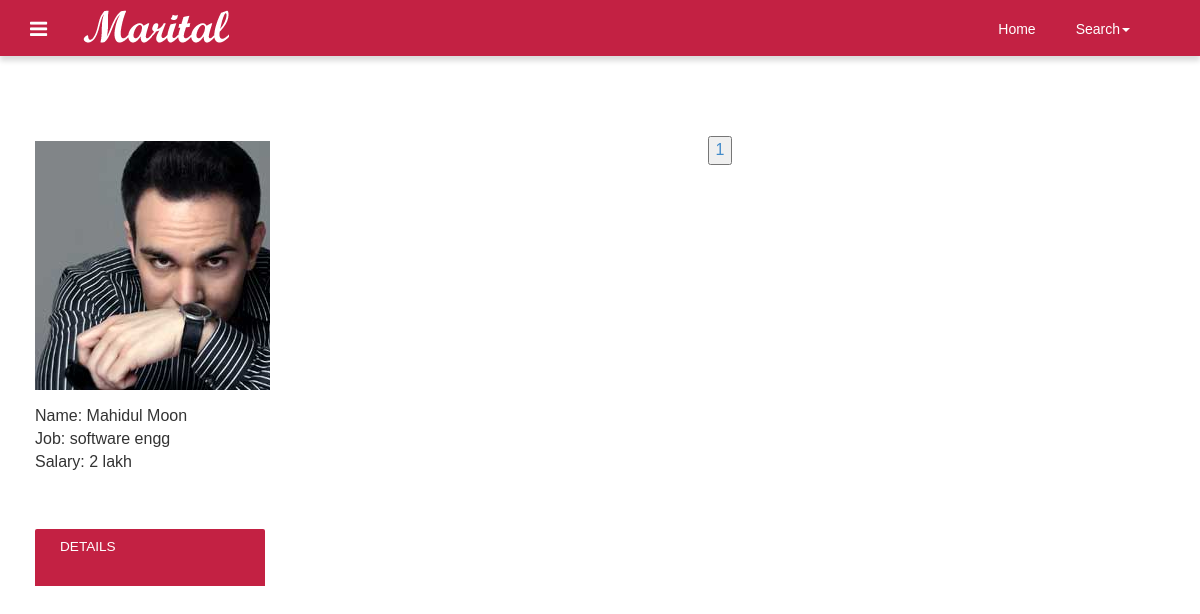
Screenshot of /user/searchlist/ with the database file from the repository.
### user/models.py (models this page shows)
class Profile(models.Model):
    user = models.OneToOneField(User,on_delete=models.CASCADE)
    firstname = models.CharField(max_length=128)
    lastname = models.CharField(max_length=128)
    sex = models.CharField(max_length=12)
    dob_day = models.CharField(max_length=12)
    dob_month = models.CharField(max_length=28)
    dob_year = models.CharField(max_length=12)
    religion = models.CharField(max_length=28)
    caste = models.CharField(max_length=28)
    subcaste = models.CharField(max_length=28)
    country = models.CharField(max_length=28)
    state = models.CharField(max_length=28)
    district = models.CharField(max_length=28)
    age = models.CharField(max_length=3)
    maritalstatus = models.CharField(max_length=28)
    profileby = models.CharField(max_length=28)
    education = models.CharField(max_length=28)
    specialization = models.CharField(max_length=28)
    bodytype = models.CharField(max_length=28)
    physicalstatus = models.CharField(max_length=28)
    drink = models.CharField(max_length=28)
    smoke = models.CharField(max_length=28)
    mothertounge = models.CharField(max_length=28)
    bloodgroup = models.CharField(max_length=28)
    weight = models.CharField(max_length=28)
    height = models.CharField(max_length=28)
    colour = models.CharField(max_length=28)
    diet = models.CharField(max_length=28)
    occupation = models.CharField(max_length=28)
    occupationdescr = models.CharField(max_length=28)
    income = models.CharField(max_length=28)
    fatheroccupation = models.CharField(max_length=28)
    motheroccupation = models.CharField(max_length=28)
    sis = models.CharField(max_length=28)
    bros = models.CharField(max_length=28)
    aboutme = models.TextField()
    image_field = models.ImageField(upload_to='images/profile/',default=False)

### user/views.py (the view)
# urls.py: path('searchlist/',searchlist,name='user-list'),
def searchlist(request):
        userlist = Profile.objects.all()
        users = Paginator(userlist,8)
        page_number1 = request.GET.get('page1')
        try:
                event_obj = users.page(page_number1)
        except PageNotAnInteger:
                event_obj = users.page(1)
        except EmptyPage:
                event_obj = users.page(users.num_pages)
        context={
                "users":event_obj,
        }
        return render(request,'searchlist.html',context)

### user/templates/searchlist.html (shortened to what this page needs)
{% load static %}
<!DOCTYPE HTML>
<html>
<head>
<link href="{% static 'css/bootstrap-3.1.1.min.css' %}" rel='stylesheet' type='text/css' />
<link href="{% static 'css/style.css'%}" rel='stylesheet' type='text/css' />
<link href="{% static 'css/font-awesome.css' %}" rel="stylesheet">
</head>
<body>
<div class="navbar navbar-inverse-blue navbar">
      <div class="navbar-inner navbar-inner_1">
        <div class="container">
           <div class="navigation">
             <nav id="colorNav">
               <ul>
                <li class="green">
                </li>
               </ul>
             </nav>
           </div>
           <a class="brand" href="/"><img src="{% static 'images/logo.png'%}" alt="logo"></a>
           <div class="pull-right">
              <nav class="navbar nav_bottom" role="navigation">
            <div class="collapse navbar-collapse" id="bs-megadropdown-tabs">
                <ul class="nav navbar-nav nav_1">
                    <li><a href="/">Home</a></li>
                    <li class="dropdown">
                      <a href="#" class="dropdown-toggle" data-toggle="dropdown">Search<span class="caret"></span></a>
                    </li>
                </ul>
             </div>
            </nav>
           </div>
          <div class="clearfix"> </div>
        </div>
      </div>
    </div>
<div class="grid_3">
  <div class="container">
    {% for user in users %}
        <div class="singleuser" style="height: 450px;width: 15rem;padding: 5px;float: left;overflow: hidden;">
            <div class="singleuserpic" style="height: 60%;width: 100%;"><img src="{{user.image_field.url}}" /></div>
            <div class="singleuserdetail" style="height: 25%; width: 100%;align-items: center;">
                <p>Name: {{ user.firstname }} {{user.lastname}}</p>
                <p>Job: {{ user.occupation }}</p>
                <p>Salary: {{ user.income }}</p>
            </div>
            <a id="edit-submit" name="op" style="height: 15%; width: 100%;" class="btn_1 submit">Details</a>
        </div>
    {% endfor %}
    <center>
        <ul>
          {% for page in users.paginator.page_range %}
                <button ><li><a href="?page1={{ page }}">{{ page }}</a></li></button>
          {% endfor %}
        </ul>
      </center>
  </div>
</div>

### home/static/css/style.css (style rules this page uses)
ul, ol { margin: 0; }
p { margin: 0; }
html, body { font-family: 'Ubuntu', sans-serif; font-size: 100%; background:#fff; }
body a { transition:0.5s all; -webkit-transition:0.5s all; -moz-transition:0.5s all; -o-transition:0.5s all; -ms-transition:0.5s all; }
.navigation { float: left; margin-right: 3%; margin-top: 1px; }
#colorNav > ul { padding: 0; margin: 0; }
#colorNav > ul > li { list-style: none; position:relative; }
#colorNav li.green:after { text-shadow: none; -webkit-font-smoothing: antialiased; font-family: 'fontawesome'; speak: none; font-weight: normal; font-variant: normal; line-height: 1; text-transform: none; -moz-transition: 0.4s; -o-transition: 0.4s; -webkit-transition: 0.4s; transition: 0.4s; color: #fff; content: "\f0c9"; display: inline-block; font-size: 20px; margin-left: 0; position: relative; top: 11px; }
.navbar-inverse-blue .navbar-inner { padding: 7px 0; background:#c32143; border:none; font-size: 0.85em; }
.navbar-inner_1 { padding: 7px 0; background:#c32143; border:none; font-size: 0.85em; box-shadow: 0 5px 5px rgba(0,0,0,0.14); -webkit-box-shadow: 0 5px 5px rgba(0,0,0,0.14); -moz-box-shadow: 0 5px 5px rgba(0,0,0,0.14); -o-box-shadow: 0 5px 5px rgba(0,0,0,0.14); }
.navbar { min-height:100%; margin-bottom:0; border:none; }
.navbar-nav { margin:0; float:right; }
.navbar-nav > li > a { padding: 10px 15px; text-align: center; color: #fff; font-weight: 100; font-size:14px; }
.nav_bottom { background:none; }
ul.nav_1 { float:none; margin: 2px 0 0 0; }
ul.nav_1 li { margin-right:10px; }
ul.nav_1 li a { color:#fff; }
.grid_3 { padding:5em 0; }
ul { padding: 0; list-style: none; }
.btn_1 { background: #c32143; border-radius: 2px; -webkit-border-radius: 2px; -moz-border-radius: 2px; -o-border-radius: 2px; padding: 8px 25px; display: inline-block; color: #fff; text-transform: uppercase; outline: none; border: none; margin: 1em 0 0 0; font-size: 0.85em; }

### rows the page displays
Profile: image_field (picture), firstname "Mahidul", lastname "Moon", occupation "software engg", income "2 lakh"

### other values shown
{{ page }} "1"
